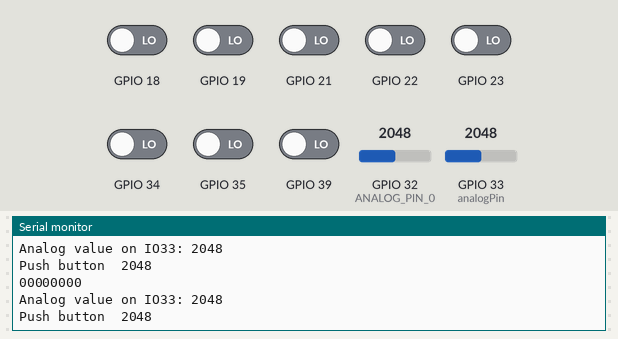
Recording of a sketch running on a simulated ESP32. Shown: the last lines printed to the serial monitor. Inputs (shaded band) come from the test bench; at power-on: GPIO 18, GPIO 19, GPIO 21–23, GPIO 34, GPIO 35, GPIO 39 LOW, GPIO 32 (ANALOG_PIN_0) = 2048, GPIO 33 (analogPin) = 2048.

Above: at 1.8 s.
1.9 s: GPIO 32 (ANALOG_PIN_0) set to 2866
At 2.8 s:
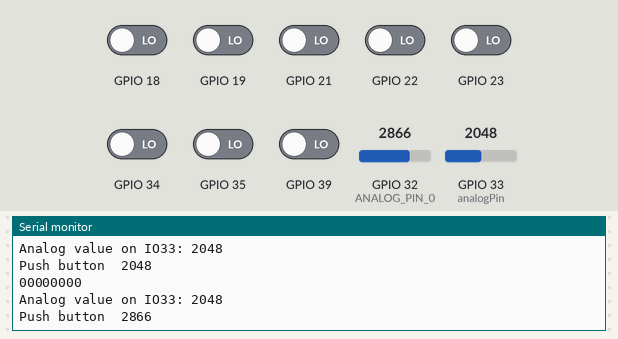
3.4 s: GPIO 33 (analogPin) set to 2866
At 4.5 s:
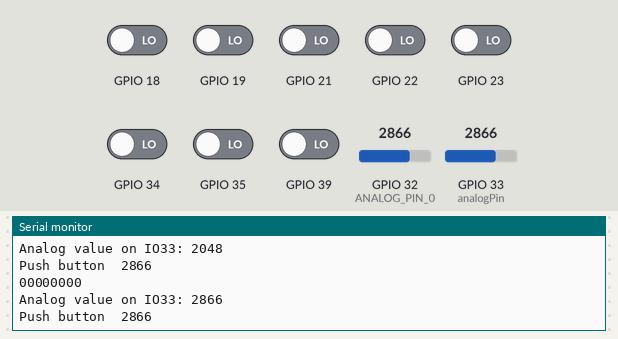
4.9 s: GPIO 18 driven HIGH
6.4 s: GPIO 19 driven HIGH
7.9 s: GPIO 21 driven HIGH
9.4 s: GPIO 22 driven HIGH
Timing chart, 0 to 11.9 s (numbered marks = the images above; inputs shaded):
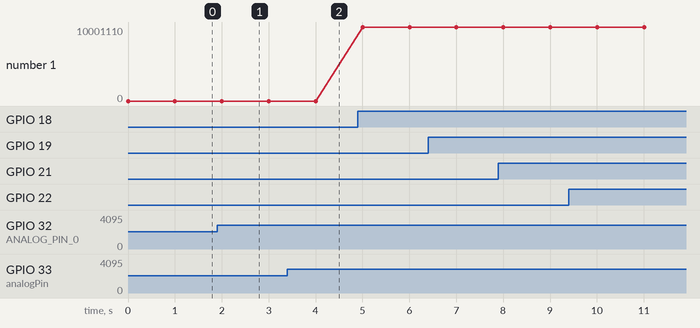

The sketch:

IIOT_AE03_NEW.ino
```cpp
#include <Wire.h>
#include <Adafruit_GFX.h>
#include <Adafruit_SSD1306.h>
#define ANALOG_PIN_0 32

const int analogPin = 33;
int analog_value = 0;

int digital_inputs[8] = {18, 39, 34, 35, 19, 21, 22, 23};

int readSwitch(){
  analog_value = analogRead(ANALOG_PIN_0);
    return analog_value       ; //Read analog
}


void setup() {
  Serial.begin(9600);

  pinMode(18, INPUT);
  pinMode(39, INPUT);
  pinMode(34, INPUT);
  pinMode(35, INPUT);
  pinMode(19, INPUT);
  pinMode(21, INPUT);
  pinMode(22, INPUT);
  pinMode(23, INPUT);

 adcAttachPin(32);
}

void loop() {

   Serial.print(digitalRead(18));Serial.print(digitalRead(39));Serial.print(digitalRead(34));Serial.print(digitalRead(35));Serial.print(digitalRead(19));Serial.print(digitalRead(21));Serial.print(digitalRead(22));Serial.print(digitalRead(23));
 Serial.println("");

  int sensorValue = analogRead(analogPin);

  Serial.print("Analog value on IO33: ");
  Serial.println(sensorValue);


 Serial.println("");
  Serial.print("Push button  ");Serial.println(readSwitch());
  Serial.println("");

  delay(1000);
}
```

Measured:
- after the input at 1.9 s, the serial monitor: prints a new line after 0.10 s (image 1)
- after the input at 3.4 s, the serial monitor: prints a new line after 0.60 s (image 2)
- plotted number 1: 0 → 10000000 after the input at 4.9 s, 10000000 → 10001000 after the input at 6.4 s, 10001000 → 10001100 after the input at 7.9 s, 10001100 → 10001110 after the input at 9.4 s
